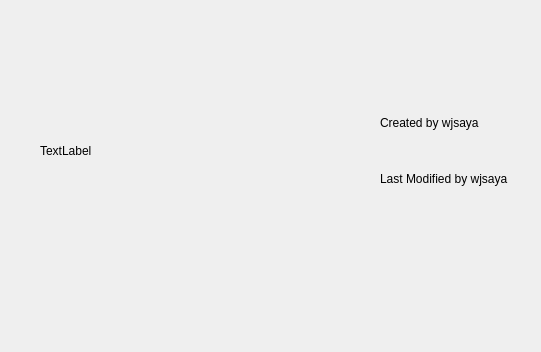
<?xml version="1.0" encoding="UTF-8"?>
<ui version="4.0">
 <class>MainWindow</class>
 <widget class="QMainWindow" name="MainWindow">
  <property name="geometry">
   <rect>
    <x>0</x>
    <y>0</y>
    <width>541</width>
    <height>352</height>
   </rect>
  </property>
  <property name="windowTitle">
   <string>关于我们</string>
  </property>
  <widget class="QWidget" name="centralwidget">
   <widget class="QWidget" name="horizontalLayoutWidget">
    <property name="geometry">
     <rect>
      <x>40</x>
      <y>20</y>
      <width>468</width>
      <height>261</height>
     </rect>
    </property>
    <layout class="QHBoxLayout" name="horizontalLayout" stretch="1,0">
     <item>
      <widget class="QLabel" name="bgp">
       <property name="text">
        <string>TextLabel</string>
       </property>
      </widget>
     </item>
     <item>
      <widget class="QLabel" name="label_3">
       <property name="text">
        <string>Created by wjsaya



Last Modified by wjsaya</string>
       </property>
      </widget>
     </item>
    </layout>
   </widget>
  </widget>
  <widget class="QMenuBar" name="menubar">
   <property name="geometry">
    <rect>
     <x>0</x>
     <y>0</y>
     <width>541</width>
     <height>23</height>
    </rect>
   </property>
  </widget>
 </widget>
 <resources/>
 <connections/>
</ui>
